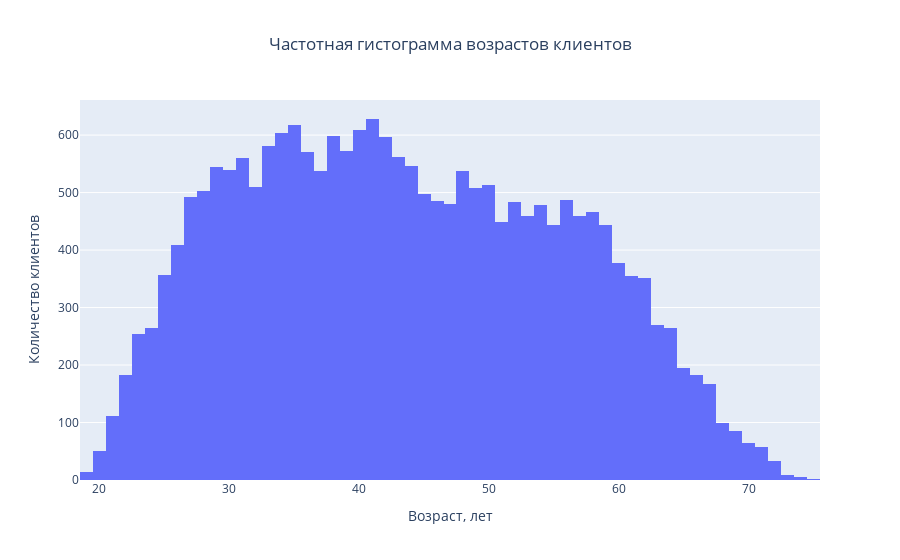

Source (notebook cell):
### Markdown cell above
#### Заполняем пропущенные значения в столбце `total_income` с помощью медианных для возрастной группы значений.
Взглянем на частотную  гистограмму для возрастов клиентов и опреелимся по ней с возрастными группами, чтобы медианы в итоге получились наиболее репрезентативными.

### Code cell
fig = go.Figure(data=[go.Histogram(x=data['dob_years'])])
fig.update_layout(
    title="Частотная гистограмма возрастов клиентов",
    title_x = 0.5,
    xaxis_title="Возраст, лет",
    yaxis_title="Количество клиентов",
    )
fig.show()

### Figure 1 — Plotly figure (JSON) as saved in the notebook; plotly's stock layout.template omitted (floating-point values rounded to 4 significant figures; data arrays with more than 128 entries replaced by an {"elided": "..."} marker saying what was removed)
{"data": [{"type": "histogram", "x": {"elided": "21525 int values"}}], "layout": {"title": {"text": "Частотная гистограмма возрастов клиентов", "x": 0.5}, "xaxis": {"title": {"text": "Возраст, лет"}}, "yaxis": {"title": {"text": "Количество клиентов"}}}}
